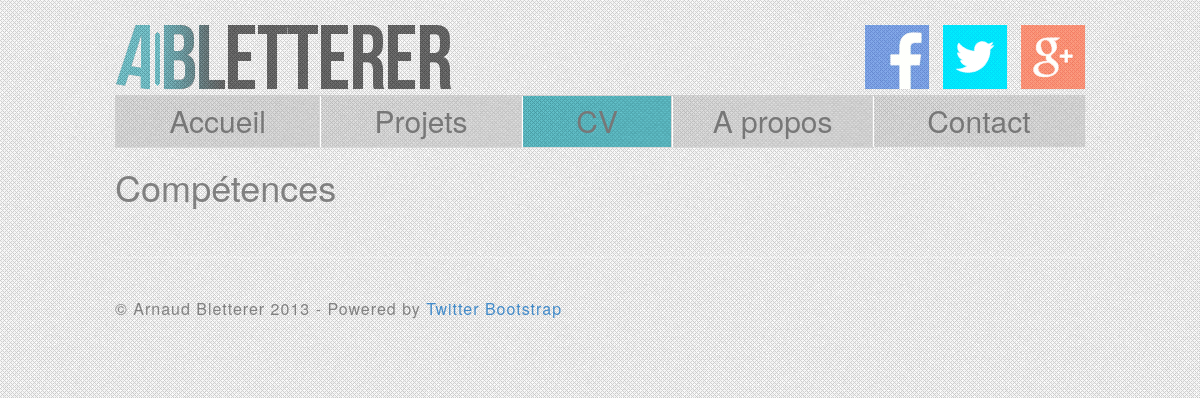
/cv.php, run on an earlier commit of the app's database.
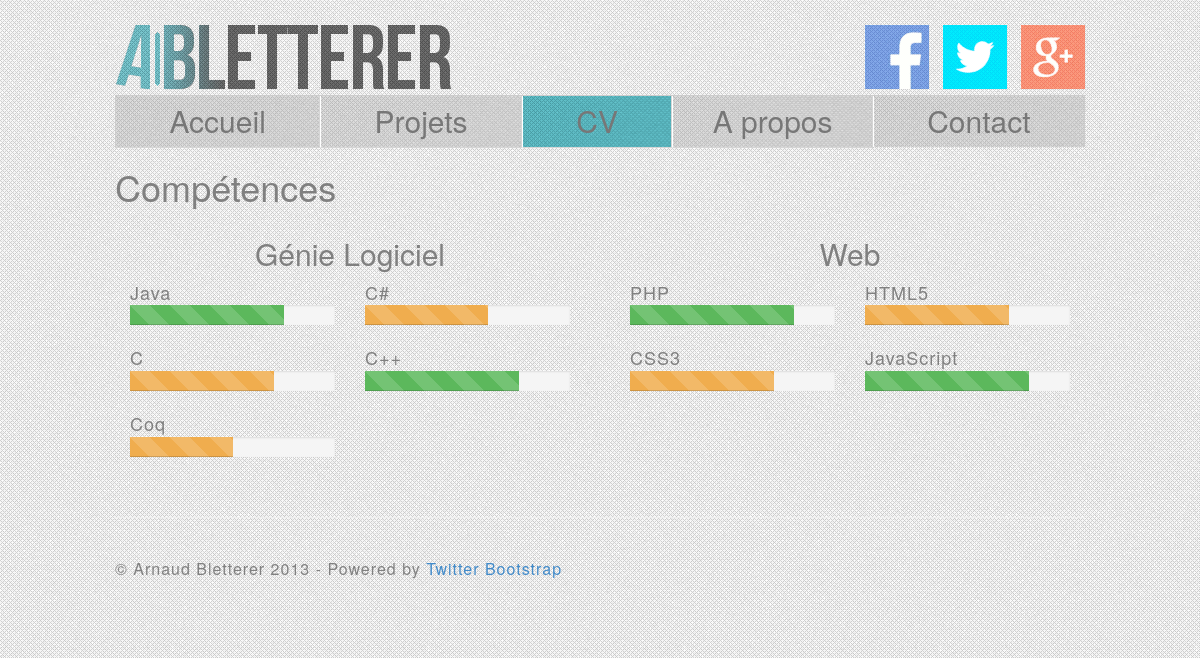
And on a later commit of the database.
### tables this page shows
CREATE TABLE IF NOT EXISTS `competence` (
  `idCompetence` int(11) NOT NULL AUTO_INCREMENT,
  `nomCompetence` varchar(50) NOT NULL,
  `categorieCompetence` varchar(50) NOT NULL,
  `noteCompetence` tinyint(4) NOT NULL,
  PRIMARY KEY (`idCompetence`)
);

### cv.php (the view, shortened to what this page needs)
<?php
require_once("./identifiants.php");
try {
    $pdo = new PDO($stringConn, $userConn, $mdpConn, $argsConn);
}
catch (Exception $e) {
    echo 'Erreur : '.$e->getMessage().'<br />';
    echo 'N° : '.$e->getCode();
}
$stmt = $pdo->query("SELECT * FROM Competence ORDER BY categorieCompetence");
$competences = $stmt->fetchAll(PDO::FETCH_ASSOC);
$lastCategorie = "";
?>
<html lang="en"><head>
    <link href="bootstrap/css/bootstrap.css" rel="stylesheet">
    <link href="css/justified-nav.css" rel="stylesheet">
    <link href="css/main.css" rel="stylesheet">
</head>
<body>
<div class="container">
<?php require_once("header.php"); ?>
    <h1>Compétences</h1>
    <div class="row">
<?php foreach($competences as $competence) {
    if($lastCategorie=="") {
        echo "<div class='col-xs-6 col-sm-6 col-md-6 col-lg-6'>";
    }
    if($competence["categorieCompetence"]!=$lastCategorie) {
        if($lastCategorie!="") echo "</div><div class='col-xs-6 col-sm-6 col-md-6 col-lg-6'>";
        $lastCategorie = $competence["categorieCompetence"];
        echo "<h2 style='text-align:center;'>".$lastCategorie."</h2>";
    }
    if($competence["noteCompetence"]>70) $typeBar = "progress-bar-success";
    elseif($competence["noteCompetence"]>40) $typeBar = "progress-bar-warning";
    else $typeBar = "progress-bar-danger";
?>
        <div class="col-xs-6 col-sm-6 col-md-6 col-lg-6">
            <p style="margin:0px; letter-spacing:1px; font-size:18px"><?php echo $competence['nomCompetence']; ?></p>
            <div class="progress progress-striped" onmouseover="this.className='progress progress-striped active'" onmouseout="this.className='progress progress-striped'">
                <div class="progress-bar <?php echo $typeBar; ?>" role="progressbar" aria-valuenow="<?php echo $competence['noteCompetence']; ?>" aria-valuemin="0" aria-valuemax="100" style="width: <?php echo $competence['noteCompetence']; ?>%">
                </div>
            </div>
        </div>
<?php }
    if($lastCategorie!="") echo "</div>";
;?>
    </div>
<?php require_once("footer.php"); ?>
</div>
</body></html>

### header.php
<?php $nom_page = substr(strrchr($_SERVER["PHP_SELF"],'/'),1); ?>
<div class="masthead">
    <span class="logo-title">
        <a href="index.php"><img src="img/abletterer-logo.png" onmouseover="this.src='img/abletterer-logo-hover.png'" onmouseout="this.src='img/abletterer-logo.png';"></a>
        <span class="social">
            <a href="https://www.facebook.com/abletterer" target="_blank"><img src="img/facebook-logo.gif" onmouseover="this.src='img/facebook-logo-hover.gif'" onmouseout="this.src='img/facebook-logo.gif';"></a>
            <a href="https://www.twitter.com/abletterer" target="_blank"><img src="img/twitter-logo.gif" onmouseover="this.src='img/twitter-logo-hover.gif'" onmouseout="this.src='img/twitter-logo.gif';"></a>
            <a href="https://plus.google.com/115104367788742954625/about" target="_blank"><img src="img/googleplus-logo.gif" onmouseover="this.src='img/googleplus-logo-hover.gif'" onmouseout="this.src='img/googleplus-logo.gif';"></a>
        </span>
    </span>
    <ul class="nav nav-justified">
        <li <?php echo $nom_page=="index.php"?" class='active'":""; ?>
        ><a href="./index.php">Accueil</a></li>
        <li <?php echo $nom_page=="projets.php"?" class='active'":""; ?>
        ><a href="./projets.php">Projets</a></li>
        <li <?php echo $nom_page=="cv.php"?" class='active'":""; ?>
        ><a href="./cv.php">CV</a></li>
        <li <?php echo $nom_page=="about.php"?" class='active'":""; ?>
        ><a href="./about.php">A propos</a></li>
        <li <?php echo $nom_page=="contact.php"?" class='active'":""; ?>
        ><a href="./contact.php">Contact</a></li>
    </ul>
</div>

### footer.php
<div class="footer">
    <p>&copy; Arnaud Bletterer 2013 - Powered by <a href="http://getbootstrap.com/" target="_blank">Twitter Bootstrap</a></p>
</div>

### css/justified-nav.css (style rules this page uses)
body { padding-top: 20px; }
.footer { border-top: 1px solid #eee; margin-top: 40px; padding-top: 40px; padding-bottom: 40px; }
.nav-justified { background-color: #eee; border-radius: 0; border: 1px solid #ccc; }
.nav-justified > li > a { padding-top: 4px; padding-bottom: 4px; color: #777; font-size:30px; text-align: center; border-bottom: 1px solid #d5d5d5; background-image: url("../img/darkmesh.png"); }
.nav-justified > .active > a, .nav-justified > .active > a:hover, .nav-justified > .active > a:focus { background-color: #ddd; background-image: none; box-shadow: inset 0 3px 7px 3px 7px rgba(0,0,0,.15); background-image: url("../img/bluemesh.png"); }
.nav-justified > li:first-child > a { border-radius: 0; }
.nav-justified > li:last-child > a { border-bottom: 0; border-radius: 0; }
@media (min-width: 768px) { .nav-justified { max-height: 52px; } }
@media (min-width: 768px) { .nav-justified > li > a { border-left: 1px solid #fff; border-right: 1px solid #d5d5d5; } }
@media (min-width: 768px) { .nav-justified > li:first-child > a { border-left: 0; border-radius: 0; } }
@media (min-width: 768px) { .nav-justified > li:last-child > a { border-radius: 0; border-right: 0; } }
@media screen and (min-width: 768px) { .masthead, .marketing, .footer { padding-left: 0; padding-right: 0; } }

### css/main.css (style rules this page uses)
body { padding-top: 20px; padding-bottom: 60px; color:gray; }
.container { margin: 0 auto; max-width: 1000px; }
.logo-title { text-align:center; width:auto; }
.logo-title span.social { float:right; padding-top:5px; width:auto; }
.logo-title span.social img { padding-left:10px; }
.footer,.btn { letter-spacing:1px; font-size:16px; }
body { background-image: url('../img/lghtmesh.png'); }

What changed in the data, as far as the page shows it:
added competence: categorieCompetence "Génie Logiciel", nomCompetence "Java", $competence['noteCompetence'] 75 (drawn), noteCompetence 75 (drawn)
added competence: nomCompetence "C#", $competence['noteCompetence'] 60 (drawn)
added competence: nomCompetence "C", $competence['noteCompetence'] 70 (drawn)
added competence: nomCompetence "C++", $competence['noteCompetence'] 75 (drawn), noteCompetence 75 (drawn)
added competence: nomCompetence "Coq", $competence['noteCompetence'] 50 (drawn)
added competence: categorieCompetence "Web", nomCompetence "PHP", $competence['noteCompetence'] 80 (drawn), noteCompetence 80 (drawn)
added competence: nomCompetence "HTML5", $competence['noteCompetence'] 70 (drawn)
added competence: nomCompetence "CSS3", $competence['noteCompetence'] 70 (drawn)
added competence: nomCompetence "JavaScript", $competence['noteCompetence'] 80 (drawn), noteCompetence 80 (drawn)
